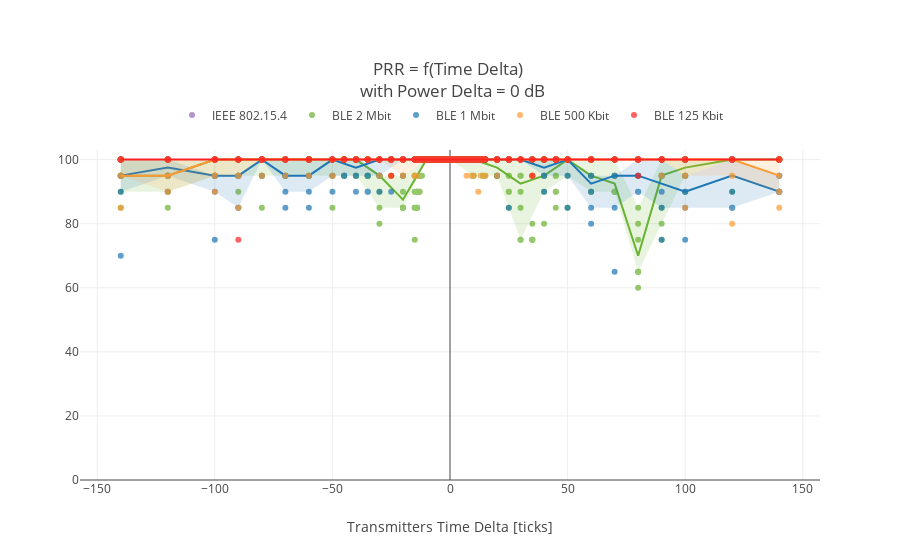

Source (notebook cell):
### Code cell
figure = go.Figure()


# Load the median and CI data
file_path = data_path / Parameters['TransPair'][TransPair]['path'] / Parameters['SamePayload'][SamePayload]['path']
file_name = 'TimeDeltaTraces_%s_%s_(%i).csv' % (TransPair,SamePayload,PowerDelta)
df_median = pd.read_csv(file_path / file_name)

for mode in Modes:
    
    mode_filter = (filtered_df["Mode"] == Modes[mode]['id'])
    mode_df = filtered_df.where(mode_filter).dropna()
    
    # Force displaying the trace, even if empty
    if len(mode_df) == 0:
        x_data = [np.nan]
        y_data = [np.nan]
        x_median = [np.nan]
        y_median = [np.nan]
    else: 
        x_data = mode_df["TimeDelta"].to_list()
        y_data = mode_df["PRR"].to_list()
        
        # Extract median data
        x_median = df_median["TimeDelta"].to_list()
        y_median = df_median['median_'+mode].to_list()

        # Extract CI data
        y_LB = df_median['LB_'+mode].to_list()
        y_UB = df_median['UB_'+mode].to_list()
        
        # Prepare the trace for the CI area
        x_CI = x_median + x_median[::-1]
        y_CI = y_LB + y_UB[::-1]
    
    scatter = go.Scatter(
        x=x_data,
        y=y_data,
        mode='markers',
        marker={'color':Modes[mode]['color']},
        showlegend=True,
        legendgroup=Modes[mode]['id'],
        name=Modes[mode]['label'],
        opacity=0.7,
        hoverinfo='skip',
    )
    figure.add_trace(scatter)
    
    
    median_line = go.Scatter(
        x=x_median,
        y=y_median,
        mode='lines',
        line={'color':Modes[mode]['color']},
        showlegend=False,
        legendgroup=Modes[mode]['id'],
        name=Modes[mode]['label']+' median',
    )
    figure.add_trace(median_line)
    
    CI = go.Scatter(
        x=x_CI,
        y=y_CI,
        mode='lines',
        line={
            'color':Modes[mode]['color'],
            'width':0
        },
        showlegend=False,
        legendgroup=Modes[mode]['id'],
        name=Modes[mode]['label']+' CI',
        fill='toself',
        hoverinfo='skip',
        opacity=0.3,
    )
    figure.add_trace(CI)
    
    
    
custom_layout = {
    "title":{
        'text':'PRR = f(Time Delta) <br> with Power Delta = %d dB' % 0,
    },
#     "width":linewidth_px,
#     "height":220,
#     "font":{"size":font_size},
    "margin":dict(t=150),
    "xaxis":{
        'title':{'text':'Transmitters Time Delta [ticks]'},
            },
    "yaxis":{
        'range':[0,103]
    },
    "legend":{
#         'font':{'size':font_size},
        'orientation':"h",
        'x': 0.5,
        'y':1.15,
        'xanchor':"center",
        'yanchor':"top",
    }
}
figure.update_layout(custom_layout)
figure.show()

### Figure 1 — Plotly figure (JSON) as saved in the notebook; plotly's stock layout.template omitted (floating-point values rounded to 4 significant figures; data arrays with more than 128 entries replaced by an {"elided": "..."} marker saying what was removed)
{"data": [{"hoverinfo": "skip", "legendgroup": "0", "marker": {"color": "#9467bd"}, "mode": "markers", "name": "IEEE 802.15.4", "opacity": 0.7, "showlegend": true, "type": "scatter", "x": [null], "y": [null]}, {"legendgroup": "0", "line": {"color": "#9467bd"}, "mode": "lines", "name": "IEEE 802.15.4 median", "showlegend": false, "type": "scatter", "x": [null], "y": [null]}, {"fill": "toself", "hoverinfo": "skip", "legendgroup": "0", "line": {"color": "#9467bd", "width": 0}, "mode": "lines", "name": "IEEE 802.15.4 CI", "opacity": 0.3, "showlegend": false, "type": "scatter", "x": [-140, -120, -100, -90, -80, -70, -60, -50, -40, -30, -20, -10, 0, 10, 20, 30, 40, 50, 60, 70, 80, 90, 100, 120, 140, 140, 120, 100, 90, 80, 70, 60, 50, 40, 30, 20, 10, 0, -10, -20, -30, -40, -50, -60, -70, -80, -90, -100, -120, -140], "y": [100, 100, 100, 100, 100, 100, 100, 100, 100, 100, 100, 100, 100, 100, 100, 100, 100, 100, 100, 100, 100, 100, 100, 100, 100, 100, 100, 100, 100, 100, 100, 100, 100, 100, 100, 100, 100, 100, 100, 100, 100, 100, 100, 100, 100, 100, 100, 100, 100, 100]}, {"hoverinfo": "skip", "legendgroup": "2", "marker": {"color": "#69B22F"}, "mode": "markers", "name": "BLE 2 Mbit", "opacity": 0.7, "showlegend": true, "type": "scatter", "x": {"elided": "472 int values"}, "y": {"elided": "472 int values"}}, {"legendgroup": "2", "line": {"color": "#69B22F"}, "mode": "lines", "name": "BLE 2 Mbit median", "showlegend": false, "type": "scatter", "x": [-140, -120, -100, -90, -80, -70, -60, -50, -40, -30, -20, -10, 0, 10, 20, 30, 40, 50, 60, 70, 80, 90, 100, 120, 140], "y": [95, 95, 100, 100, 100, 100, 100, 100, 100, 95, 87.5, 100, 100, 100, 97.5, 92.5, 95, 100, 95, 92.5, 70, 95, 97.5, 100, 100]}, {"fill": "toself", "hoverinfo": "skip", "legendgroup": "2", "line": {"color": "#69B22F", "width": 0}, "mode": "lines", "name": "BLE 2 Mbit CI", "opacity": 0.3, "showlegend": false, "type": "scatter", "x": [-140, -120, -100, -90, -80, -70, -60, -50, -40, -30, -20, -10, 0, 10, 20, 30, 40, 50, 60, 70, 80, 90, 100, 120, 140, 140, 120, 100, 90, 80, 70, 60, 50, 40, 30, 20, 10, 0, -10, -20, -30, -40, -50, -60, -70, -80, -90, -100, -120, -140], "y": [90, 90, 95, 95, 95, 95, 95, 95, 95, 85, 85, 100, 100, 95, 95, 75, 90, 95, 90, 90, 65, 80, 95, 100, 100, 100, 100, 100, 100, 85, 100, 100, 100, 100, 100, 100, 100, 100, 100, 95, 95, 100, 100, 100, 100, 100, 100, 100, 100, 100]}, {"hoverinfo": "skip", "legendgroup": "1", "marker": {"color": "#1C76B4"}, "mode": "markers", "name": "BLE 1 Mbit", "opacity": 0.7, "showlegend": true, "type": "scatter", "x": {"elided": "354 int values"}, "y": {"elided": "354 int values"}}, {"legendgroup": "1", "line": {"color": "#1C76B4"}, "mode": "lines", "name": "BLE 1 Mbit median", "showlegend": false, "type": "scatter", "x": [-140, -120, -100, -90, -80, -70, -60, -50, -40, -30, -20, -10, 0, 10, 20, 30, 40, 50, 60, 70, 80, 90, 100, 120, 140], "y": [95, 97.5, 95, 95, 100, 95, 95, 100, 97.5, 100, 100, 100, 100, 100, 100, 100, 97.5, 100, 92.5, 95, 95, 92.5, 90, 95, 90]}, {"fill": "toself", "hoverinfo": "skip", "legendgroup": "1", "line": {"color": "#1C76B4", "width": 0}, "mode": "lines", "name": "BLE 1 Mbit CI", "opacity": 0.3, "showlegend": false, "type": "scatter", "x": [-140, -120, -100, -90, -80, -70, -60, -50, -40, -30, -20, -10, 0, 10, 20, 30, 40, 50, 60, 70, 80, 90, 100, 120, 140, 140, 120, 100, 90, 80, 70, 60, 50, 40, 30, 20, 10, 0, -10, -20, -30, -40, -50, -60, -70, -80, -90, -100, -120, -140], "y": [90, 95, 90, 85, 100, 90, 90, 95, 95, 95, 100, 100, 100, 100, 100, 100, 95, 95, 85, 85, 90, 85, 85, 85, 90, 95, 100, 95, 100, 100, 95, 95, 100, 100, 100, 100, 100, 100, 100, 100, 100, 100, 100, 100, 100, 100, 95, 95, 100, 100]}, {"hoverinfo": "skip", "legendgroup": "4", "marker": {"color": "#FF9932"}, "mode": "markers", "name": "BLE 500 Kbit", "opacity": 0.7, "showlegend": true, "type": "scatter", "x": {"elided": "413 int values"}, "y": {"elided": "413 int values"}}, {"legendgroup": "4", "line": {"color": "#FF9932"}, "mode": "lines", "name": "BLE 500 Kbit median", "showlegend": false, "type": "scatter", "x": [-140, -120, -100, -90, -80, -70, -60, -50, -40, -30, -20, -10, 0, 10, 20, 30, 40, 50, 60, 70, 80, 90, 100, 120, 140], "y": [95, 95, 100, 100, 100, 100, 100, 100, 100, 100, 100, 100, 100, 100, 100, 100, 100, 100, 100, 100, 100, 100, 100, 100, 95]}, {"fill": "toself", "hoverinfo": "skip", "legendgroup": "4", "line": {"color": "#FF9932", "width": 0}, "mode": "lines", "name": "BLE 500 Kbit CI", "opacity": 0.3, "showlegend": false, "type": "scatter", "x": [-140, -120, -100, -90, -80, -70, -60, -50, -40, -30, -20, -10, 0, 10, 20, 30, 40, 50, 60, 70, 80, 90, 100, 120, 140, 140, 120, 100, 90, 80, 70, 60, 50, 40, 30, 20, 10, 0, -10, -20, -30, -40, -50, -60, -70, -80, -90, -100, -120, -140], "y": [95, 90, 95, 95, 100, 100, 100, 100, 100, 100, 95, 100, 100, 100, 100, 100, 100, 100, 100, 100, 100, 100, 95, 95, 90, 100, 100, 100, 100, 100, 100, 100, 100, 100, 100, 100, 100, 100, 100, 100, 100, 100, 100, 100, 100, 100, 100, 100, 100, 100]}, {"hoverinfo": "skip", "legendgroup": "3", "marker": {"color": "#FF2021"}, "mode": "markers", "name": "BLE 125 Kbit", "opacity": 0.7, "showlegend": true, "type": "scatter", "x": {"elided": "413 int values"}, "y": {"elided": "413 int values"}}, {"legendgroup": "3", "line": {"color": "#FF2021"}, "mode": "lines", "name": "BLE 125 Kbit median", "showlegend": false, "type": "scatter", "x": [-140, -120, -100, -90, -80, -70, -60, -50, -40, -30, -20, -10, 0, 10, 20, 30, 40, 50, 60, 70, 80, 90, 100, 120, 140], "y": [100, 100, 100, 100, 100, 100, 100, 100, 100, 100, 100, 100, 100, 100, 100, 100, 100, 100, 100, 100, 100, 100, 100, 100, 100]}, {"fill": "toself", "hoverinfo": "skip", "legendgroup": "3", "line": {"color": "#FF2021", "width": 0}, "mode": "lines", "name": "BLE 125 Kbit CI", "opacity": 0.3, "showlegend": false, "type": "scatter", "x": [-140, -120, -100, -90, -80, -70, -60, -50, -40, -30, -20, -10, 0, 10, 20, 30, 40, 50, 60, 70, 80, 90, 100, 120, 140, 140, 120, 100, 90, 80, 70, 60, 50, 40, 30, 20, 10, 0, -10, -20, -30, -40, -50, -60, -70, -80, -90, -100, -120, -140], "y": [100, 100, 100, 100, 100, 100, 100, 100, 100, 100, 100, 100, 100, 100, 100, 100, 100, 100, 100, 100, 100, 100, 100, 100, 100, 100, 100, 100, 100, 100, 100, 100, 100, 100, 100, 100, 100, 100, 100, 100, 100, 100, 100, 100, 100, 100, 100, 100, 100, 100]}], "layout": {"legend": {"orientation": "h", "x": 0.5, "xanchor": "center", "y": 1.15, "yanchor": "top"}, "margin": {"t": 150}, "title": {"text": "PRR = f(Time Delta) <br> with Power Delta = 0 dB"}, "xaxis": {"title": {"text": "Transmitters Time Delta [ticks]"}}, "yaxis": {"range": [0, 103]}}}
